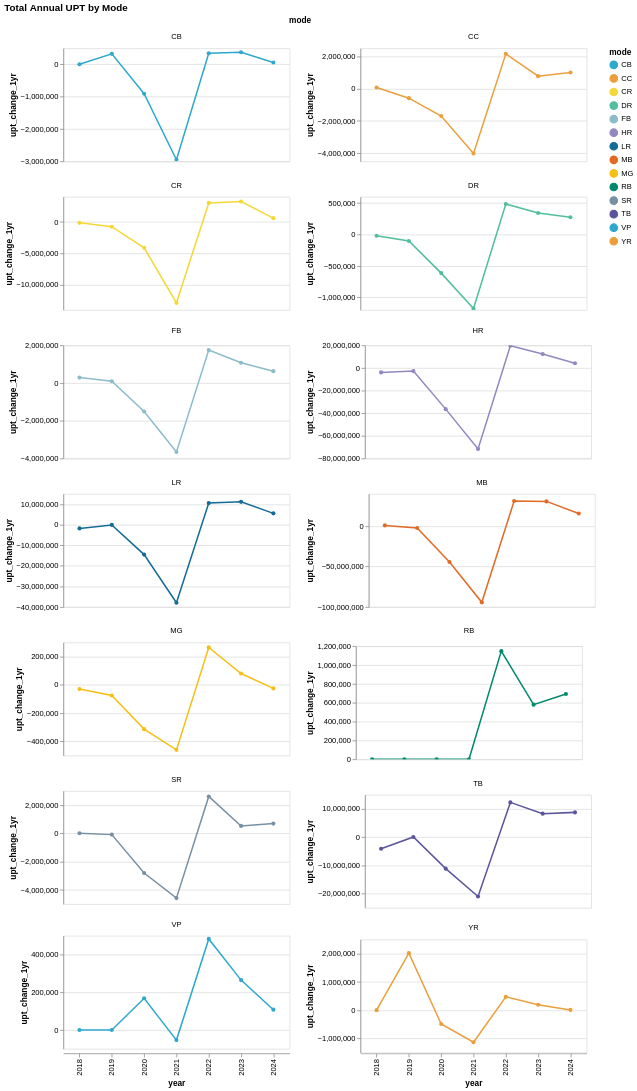

Notebook cell for this chart:
### Markdown cell above
## Transit Mode

still need to use mode_full_name

### Code cell
make_base_chart(
    by_mode_long2,
    x_col = "year:O",
    y_col="upt_change_1yr",
    color_col = "mode",
    tooltip_cols=["year", "upt_change_1yr", "mode", "rtpa_name"],
).mark_line(point=True).facet(
    "mode", columns=2, title=""
).resolve_scale(y="independent").properties(title="Total Annual UPT by Mode")

### Figure 1 — Vega specification as saved in the notebook (floating-point values rounded to 4 significant figures)
{"$schema": "https://vega.github.io/schema/vega/v6.json", "data": [{"name": "param_1e9efca18e7a2868_store"}, {"name": "source_0", "values": [{"mode": "CB", "year": 2018, "rtpa_name": "Metropolitan Transportation Commission", "upt": 3994122, "upt_prior_year": 3987964, "upt_change_1yr": 6158, "pct_change_1_yr": 0.15}, {"mode": "CC", "year": 2018, "rtpa_name": "Metropolitan Transportation Commission", "upt": 6292346, "upt_prior_year": 6224072, "upt_change_1yr": 68274, "pct_change_1_yr": 1.1}, {"mode": "CR", "year": 2018, "rtpa_name": "Metropolitan Transportation Commission", "upt": 19140909, "upt_prior_year": 18648850, "upt_change_1yr": -143970, "pct_change_1_yr": 2.64}, {"mode": "DR", "year": 2018, "rtpa_name": "Metropolitan Transportation Commission", "upt": 2914104, "upt_prior_year": 2934337, "upt_change_1yr": -20233, "pct_change_1_yr": -0.69}, {"mode": "FB", "year": 2018, "rtpa_name": "Metropolitan Transportation Commission", "upt": 5422537, "upt_prior_year": 5132488, "upt_change_1yr": 290049, "pct_change_1_yr": 5.65}, {"mode": "HR", "year": 2018, "rtpa_name": "Metropolitan Transportation Commission", "upt": 127874512, "upt_prior_year": 131810212, "upt_change_1yr": -3935700, "pct_change_1_yr": -2.99}, {"mode": "LR", "year": 2018, "rtpa_name": "Metropolitan Transportation Commission", "upt": 58340687, "upt_prior_year": 60125250, "upt_change_1yr": -1784563, "pct_change_1_yr": -2.97}, {"mode": "MB", "year": 2018, "rtpa_name": "Metropolitan Transportation Commission", "upt": 221977317, "upt_prior_year": 221000044, "upt_change_1yr": 977273, "pct_change_1_yr": 0.44}, {"mode": "MG", "year": 2018, "rtpa_name": "Metropolitan Transportation Commission", "upt": 962251, "upt_prior_year": 991854, "upt_change_1yr": -29603, "pct_change_1_yr": -2.98}, {"mode": "RB", "year": 2018, "rtpa_name": "Metropolitan Transportation Commission", "upt": 0, "upt_prior_year": 0, "upt_change_1yr": 0, "pct_change_1_yr": null}, {"mode": "SR", "year": 2018, "rtpa_name": "Metropolitan Transportation Commission", "upt": 7475775, "upt_prior_year": 7471854, "upt_change_1yr": 3921, "pct_change_1_yr": 0.05}, {"mode": "TB", "year": 2018, "rtpa_name": "Metropolitan Transportation Commission", "upt": 49199803, "upt_prior_year": 53301250, "upt_change_1yr": -4101447, "pct_change_1_yr": -7.69}, {"mode": "VP", "year": 2018, "rtpa_name": "Metropolitan Transportation Commission", "upt": 0, "upt_prior_year": 0, "upt_change_1yr": 0, "pct_change_1_yr": null}, {"mode": "YR", "year": 2018, "rtpa_name": "Metropolitan Transportation Commission", "upt": 207580, "upt_prior_year": 0, "upt_change_1yr": 0, "pct_change_1_yr": null}, {"mode": "CB", "year": 2019, "rtpa_name": "Metropolitan Transportation Commission", "upt": 4321725, "upt_prior_year": 3994122, "upt_change_1yr": 327603, "pct_change_1_yr": 8.2}, {"mode": "CC", "year": 2019, "rtpa_name": "Metropolitan Transportation Commission", "upt": 5703705, "upt_prior_year": 6292346, "upt_change_1yr": -588641, "pct_change_1_yr": -9.35}, {"mode": "CR", "year": 2019, "rtpa_name": "Metropolitan Transportation Commission", "upt": 18379620, "upt_prior_year": 19140909, "upt_change_1yr": -761289, "pct_change_1_yr": -3.98}, {"mode": "DR", "year": 2019, "rtpa_name": "Metropolitan Transportation Commission", "upt": 2873547, "upt_prior_year": 2914104, "upt_change_1yr": -103826, "pct_change_1_yr": -1.39}, {"mode": "FB", "year": 2019, "rtpa_name": "Metropolitan Transportation Commission", "upt": 5519080, "upt_prior_year": 5422537, "upt_change_1yr": 96543, "pct_change_1_yr": 1.78}, {"mode": "HR", "year": 2019, "rtpa_name": "Metropolitan Transportation Commission", "upt": 125105460, "upt_prior_year": 127874512, "upt_change_1yr": -2769052, "pct_change_1_yr": -2.17}, {"mode": "LR", "year": 2019, "rtpa_name": "Metropolitan Transportation Commission", "upt": 58233666, "upt_prior_year": 58340687, "upt_change_1yr": -107021, "pct_change_1_yr": -0.18}, {"mode": "MB", "year": 2019, "rtpa_name": "Metropolitan Transportation Commission", "upt": 219670609, "upt_prior_year": 221977317, "upt_change_1yr": -2315604, "pct_change_1_yr": -1.04}, {"mode": "MG", "year": 2019, "rtpa_name": "Metropolitan Transportation Commission", "upt": 886515, "upt_prior_year": 962251, "upt_change_1yr": -75736, "pct_change_1_yr": -7.87}, {"mode": "RB", "year": 2019, "rtpa_name": "Metropolitan Transportation Commission", "upt": 0, "upt_prior_year": 0, "upt_change_1yr": 0, "pct_change_1_yr": null}, {"mode": "SR", "year": 2019, "rtpa_name": "Metropolitan Transportation Commission", "upt": 7386518, "upt_prior_year": 7475775, "upt_change_1yr": -89257, "pct_change_1_yr": -1.19}, {"mode": "TB", "year": 2019, "rtpa_name": "Metropolitan Transportation Commission", "upt": 49247910, "upt_prior_year": 49199803, "upt_change_1yr": 48107, "pct_change_1_yr": 0.1}, {"mode": "VP", "year": 2019, "rtpa_name": "Metropolitan Transportation Commission", "upt": 251570, "upt_prior_year": 0, "upt_change_1yr": 0, "pct_change_1_yr": null}, {"mode": "YR", "year": 2019, "rtpa_name": "Metropolitan Transportation Commission", "upt": 2225056, "upt_prior_year": 207580, "upt_change_1yr": 2017476, "pct_change_1_yr": 971.9}, {"mode": "CB", "year": 2020, "rtpa_name": "Metropolitan Transportation Commission", "upt": 3415121, "upt_prior_year": 4321725, "upt_change_1yr": -906604, "pct_change_1_yr": -20.98}, {"mode": "CC", "year": 2020, "rtpa_name": "Metropolitan Transportation Commission", "upt": 4012470, "upt_prior_year": 5703705, "upt_change_1yr": -1691235, "pct_change_1_yr": -29.65}, {"mode": "CR", "year": 2020, "rtpa_name": "Metropolitan Transportation Commission", "upt": 14259819, "upt_prior_year": 18379620, "upt_change_1yr": -4119801, "pct_change_1_yr": -22.42}, {"mode": "DR", "year": 2020, "rtpa_name": "Metropolitan Transportation Commission", "upt": 2258863, "upt_prior_year": 2873547, "upt_change_1yr": -614785, "pct_change_1_yr": -21.39}, {"mode": "FB", "year": 2020, "rtpa_name": "Metropolitan Transportation Commission", "upt": 4011364, "upt_prior_year": 5519080, "upt_change_1yr": -1507716, "pct_change_1_yr": -27.32}, {"mode": "HR", "year": 2020, "rtpa_name": "Metropolitan Transportation Commission", "upt": 88698878, "upt_prior_year": 125105460, "upt_change_1yr": -36406582, "pct_change_1_yr": -29.1}, {"mode": "LR", "year": 2020, "rtpa_name": "Metropolitan Transportation Commission", "upt": 43700994, "upt_prior_year": 58233666, "upt_change_1yr": -14532672, "pct_change_1_yr": -24.96}, {"mode": "MB", "year": 2020, "rtpa_name": "Metropolitan Transportation Commission", "upt": 175385728, "upt_prior_year": 219670609, "upt_change_1yr": -44284881, "pct_change_1_yr": -20.16}, {"mode": "MG", "year": 2020, "rtpa_name": "Metropolitan Transportation Commission", "upt": 573123, "upt_prior_year": 886515, "upt_change_1yr": -313392, "pct_change_1_yr": -35.35}, {"mode": "RB", "year": 2020, "rtpa_name": "Metropolitan Transportation Commission", "upt": 0, "upt_prior_year": 0, "upt_change_1yr": 0, "pct_change_1_yr": null}, {"mode": "SR", "year": 2020, "rtpa_name": "Metropolitan Transportation Commission", "upt": 4580227, "upt_prior_year": 7386518, "upt_change_1yr": -2806291, "pct_change_1_yr": -37.99}, {"mode": "TB", "year": 2020, "rtpa_name": "Metropolitan Transportation Commission", "upt": 38098301, "upt_prior_year": 49247910, "upt_change_1yr": -11149609, "pct_change_1_yr": -22.64}, {"mode": "VP", "year": 2020, "rtpa_name": "Metropolitan Transportation Commission", "upt": 419614, "upt_prior_year": 251570, "upt_change_1yr": 168044, "pct_change_1_yr": 66.8}, {"mode": "YR", "year": 2020, "rtpa_name": "Metropolitan Transportation Commission", "upt": 1734970, "upt_prior_year": 2225056, "upt_change_1yr": -490086, "pct_change_1_yr": -22.03}, {"mode": "CB", "year": 2021, "rtpa_name": "Metropolitan Transportation Commission", "upt": 464816, "upt_prior_year": 3415121, "upt_change_1yr": -2950305, "pct_change_1_yr": -86.39}, {"mode": "CC", "year": 2021, "rtpa_name": "Metropolitan Transportation Commission", "upt": 0, "upt_prior_year": 4012470, "upt_change_1yr": -4012470, "pct_change_1_yr": -100.0}, {"mode": "CR", "year": 2021, "rtpa_name": "Metropolitan Transportation Commission", "upt": 1385933, "upt_prior_year": 14259819, "upt_change_1yr": -12873886, "pct_change_1_yr": -90.28}, {"mode": "DR", "year": 2021, "rtpa_name": "Metropolitan Transportation Commission", "upt": 997032, "upt_prior_year": 2258863, "upt_change_1yr": -1179035, "pct_change_1_yr": -55.86}, {"mode": "FB", "year": 2021, "rtpa_name": "Metropolitan Transportation Commission", "upt": 354359, "upt_prior_year": 4011364, "upt_change_1yr": -3657005, "pct_change_1_yr": -91.17}, {"mode": "HR", "year": 2021, "rtpa_name": "Metropolitan Transportation Commission", "upt": 17125273, "upt_prior_year": 88698878, "upt_change_1yr": -71573605, "pct_change_1_yr": -80.69}, {"mode": "LR", "year": 2021, "rtpa_name": "Metropolitan Transportation Commission", "upt": 5764048, "upt_prior_year": 43700994, "upt_change_1yr": -37936946, "pct_change_1_yr": -86.81}, {"mode": "MB", "year": 2021, "rtpa_name": "Metropolitan Transportation Commission", "upt": 80746912, "upt_prior_year": 175385728, "upt_change_1yr": -94263628, "pct_change_1_yr": -53.96}, {"mode": "MG", "year": 2021, "rtpa_name": "Metropolitan Transportation Commission", "upt": 112981, "upt_prior_year": 573123, "upt_change_1yr": -460142, "pct_change_1_yr": -80.29}, {"mode": "RB", "year": 2021, "rtpa_name": "Metropolitan Transportation Commission", "upt": 2379425, "upt_prior_year": 0, "upt_change_1yr": 0, "pct_change_1_yr": null}, {"mode": "SR", "year": 2021, "rtpa_name": "Metropolitan Transportation Commission", "upt": 0, "upt_prior_year": 4580227, "upt_change_1yr": -4580227, "pct_change_1_yr": -100.0}, {"mode": "TB", "year": 2021, "rtpa_name": "Metropolitan Transportation Commission", "upt": 17107393, "upt_prior_year": 38098301, "upt_change_1yr": -20990908, "pct_change_1_yr": -55.1}, {"mode": "VP", "year": 2021, "rtpa_name": "Metropolitan Transportation Commission", "upt": 365827, "upt_prior_year": 419614, "upt_change_1yr": -53787, "pct_change_1_yr": -12.82}, {"mode": "YR", "year": 2021, "rtpa_name": "Metropolitan Transportation Commission", "upt": 601424, "upt_prior_year": 1734970, "upt_change_1yr": -1133546, "pct_change_1_yr": -65.34}, {"mode": "CB", "year": 2022, "rtpa_name": "Metropolitan Transportation Commission", "upt": 810285, "upt_prior_year": 464816, "upt_change_1yr": 345469, "pct_change_1_yr": 74.32}, {"mode": "CC", "year": 2022, "rtpa_name": "Metropolitan Transportation Commission", "upt": 2154157, "upt_prior_year": 0, "upt_change_1yr": 2154157, "pct_change_1_yr": null}, {"mode": "CR", "year": 2022, "rtpa_name": "Metropolitan Transportation Commission", "upt": 4409157, "upt_prior_year": 1385933, "upt_change_1yr": 3023224, "pct_change_1_yr": 218.1}, {"mode": "DR", "year": 2022, "rtpa_name": "Metropolitan Transportation Commission", "upt": 1467828, "upt_prior_year": 997032, "upt_change_1yr": 485756, "pct_change_1_yr": 47.22}, {"mode": "FB", "year": 2022, "rtpa_name": "Metropolitan Transportation Commission", "upt": 2102905, "upt_prior_year": 354359, "upt_change_1yr": 1748546, "pct_change_1_yr": 493.4}, {"mode": "HR", "year": 2022, "rtpa_name": "Metropolitan Transportation Commission", "upt": 36774619, "upt_prior_year": 17125273, "upt_change_1yr": 19649346, "pct_change_1_yr": 114.7}, {"mode": "LR", "year": 2022, "rtpa_name": "Metropolitan Transportation Commission", "upt": 16294143, "upt_prior_year": 5764048, "upt_change_1yr": 10530095, "pct_change_1_yr": 182.7}, {"mode": "MB", "year": 2022, "rtpa_name": "Metropolitan Transportation Commission", "upt": 111981469, "upt_prior_year": 80746912, "upt_change_1yr": 31234557, "pct_change_1_yr": 38.68}, {"mode": "MG", "year": 2022, "rtpa_name": "Metropolitan Transportation Commission", "upt": 377608, "upt_prior_year": 112981, "upt_change_1yr": 264627, "pct_change_1_yr": 234.2}, {"mode": "RB", "year": 2022, "rtpa_name": "Metropolitan Transportation Commission", "upt": 3526675, "upt_prior_year": 2379425, "upt_change_1yr": 1147250, "pct_change_1_yr": 48.22}, {"mode": "SR", "year": 2022, "rtpa_name": "Metropolitan Transportation Commission", "upt": 2611080, "upt_prior_year": 0, "upt_change_1yr": 2611080, "pct_change_1_yr": null}, {"mode": "TB", "year": 2022, "rtpa_name": "Metropolitan Transportation Commission", "upt": 29389681, "upt_prior_year": 17107393, "upt_change_1yr": 12282288, "pct_change_1_yr": 71.8}, {"mode": "VP", "year": 2022, "rtpa_name": "Metropolitan Transportation Commission", "upt": 848736, "upt_prior_year": 365827, "upt_change_1yr": 482909, "pct_change_1_yr": 132.0}, {"mode": "YR", "year": 2022, "rtpa_name": "Metropolitan Transportation Commission", "upt": 1071845, "upt_prior_year": 601424, "upt_change_1yr": 470421, "pct_change_1_yr": 78.22}, {"mode": "CB", "year": 2023, "rtpa_name": "Metropolitan Transportation Commission", "upt": 1184919, "upt_prior_year": 810285, "upt_change_1yr": 374634, "pct_change_1_yr": 46.23}, {"mode": "CC", "year": 2023, "rtpa_name": "Metropolitan Transportation Commission", "upt": 2926495, "upt_prior_year": 2154157, "upt_change_1yr": 772338, "pct_change_1_yr": 35.85}, {"mode": "CR", "year": 2023, "rtpa_name": "Metropolitan Transportation Commission", "upt": 7652215, "upt_prior_year": 4409157, "upt_change_1yr": 3243058, "pct_change_1_yr": 73.55}, {"mode": "DR", "year": 2023, "rtpa_name": "Metropolitan Transportation Commission", "upt": 1809600, "upt_prior_year": 1467828, "upt_change_1yr": 341772, "pct_change_1_yr": 23.28}, {"mode": "FB", "year": 2023, "rtpa_name": "Metropolitan Transportation Commission", "upt": 3180328, "upt_prior_year": 2102905, "upt_change_1yr": 1077423, "pct_change_1_yr": 51.23}, {"mode": "HR", "year": 2023, "rtpa_name": "Metropolitan Transportation Commission", "upt": 49043322, "upt_prior_year": 36774619, "upt_change_1yr": 12268703, "pct_change_1_yr": 33.36}, {"mode": "LR", "year": 2023, "rtpa_name": "Metropolitan Transportation Commission", "upt": 27429117, "upt_prior_year": 16294143, "upt_change_1yr": 11134974, "pct_change_1_yr": 68.34}, {"mode": "MB", "year": 2023, "rtpa_name": "Metropolitan Transportation Commission", "upt": 142687321, "upt_prior_year": 111981469, "upt_change_1yr": 30705852, "pct_change_1_yr": 27.42}, {"mode": "MG", "year": 2023, "rtpa_name": "Metropolitan Transportation Commission", "upt": 457366, "upt_prior_year": 377608, "upt_change_1yr": 79758, "pct_change_1_yr": 21.12}, {"mode": "RB", "year": 2023, "rtpa_name": "Metropolitan Transportation Commission", "upt": 4106130, "upt_prior_year": 3526675, "upt_change_1yr": 579455, "pct_change_1_yr": 16.43}, {"mode": "SR", "year": 2023, "rtpa_name": "Metropolitan Transportation Commission", "upt": 3136144, "upt_prior_year": 2611080, "upt_change_1yr": 525064, "pct_change_1_yr": 20.11}, {"mode": "TB", "year": 2023, "rtpa_name": "Metropolitan Transportation Commission", "upt": 37694490, "upt_prior_year": 29389681, "upt_change_1yr": 8304809, "pct_change_1_yr": 28.26}, {"mode": "VP", "year": 2023, "rtpa_name": "Metropolitan Transportation Commission", "upt": 1113315, "upt_prior_year": 848736, "upt_change_1yr": 264579, "pct_change_1_yr": 31.17}, {"mode": "YR", "year": 2023, "rtpa_name": "Metropolitan Transportation Commission", "upt": 1263714, "upt_prior_year": 1071845, "upt_change_1yr": 191869, "pct_change_1_yr": 17.9}, {"mode": "CB", "year": 2024, "rtpa_name": "Metropolitan Transportation Commission", "upt": 1235412, "upt_prior_year": 1184919, "upt_change_1yr": 57646, "pct_change_1_yr": 4.26}, {"mode": "CC", "year": 2024, "rtpa_name": "Metropolitan Transportation Commission", "upt": 3925803, "upt_prior_year": 2926495, "upt_change_1yr": 999308, "pct_change_1_yr": 34.15}, {"mode": "CR", "year": 2024, "rtpa_name": "Metropolitan Transportation Commission", "upt": 8255275, "upt_prior_year": 7652215, "upt_change_1yr": 603060, "pct_change_1_yr": 7.88}, {"mode": "DR", "year": 2024, "rtpa_name": "Metropolitan Transportation Commission", "upt": 2088194, "upt_prior_year": 1809600, "upt_change_1yr": 275042, "pct_change_1_yr": 15.4}, {"mode": "FB", "year": 2024, "rtpa_name": "Metropolitan Transportation Commission", "upt": 3809735, "upt_prior_year": 3180328, "upt_change_1yr": 629407, "pct_change_1_yr": 19.79}, {"mode": "HR", "year": 2024, "rtpa_name": "Metropolitan Transportation Commission", "upt": 53222212, "upt_prior_year": 49043322, "upt_change_1yr": 4178890, "pct_change_1_yr": 8.52}, {"mode": "LR", "year": 2024, "rtpa_name": "Metropolitan Transportation Commission", "upt": 32953692, "upt_prior_year": 27429117, "upt_change_1yr": 5524575, "pct_change_1_yr": 20.14}, {"mode": "MB", "year": 2024, "rtpa_name": "Metropolitan Transportation Commission", "upt": 158376484, "upt_prior_year": 142687321, "upt_change_1yr": 15690966, "pct_change_1_yr": 11.0}, {"mode": "MG", "year": 2024, "rtpa_name": "Metropolitan Transportation Commission", "upt": 432021, "upt_prior_year": 457366, "upt_change_1yr": -25345, "pct_change_1_yr": -5.54}, {"mode": "RB", "year": 2024, "rtpa_name": "Metropolitan Transportation Commission", "upt": 4798970, "upt_prior_year": 4106130, "upt_change_1yr": 692840, "pct_change_1_yr": 16.87}, {"mode": "SR", "year": 2024, "rtpa_name": "Metropolitan Transportation Commission", "upt": 3828113, "upt_prior_year": 3136144, "upt_change_1yr": 691969, "pct_change_1_yr": 22.06}, {"mode": "TB", "year": 2024, "rtpa_name": "Metropolitan Transportation Commission", "upt": 46447945, "upt_prior_year": 37694490, "upt_change_1yr": 8753455, "pct_change_1_yr": 23.22}, {"mode": "VP", "year": 2024, "rtpa_name": "Metropolitan Transportation Commission", "upt": 1220897, "upt_prior_year": 1113315, "upt_change_1yr": 107582, "pct_change_1_yr": 9.66}, {"mode": "YR", "year": 2024, "rtpa_name": "Metropolitan Transportation Commission", "upt": 1273133, "upt_prior_year": 1263714, "upt_change_1yr": 9419, "pct_change_1_yr": 0.75}]}, {"name": "facet_domain", "values": [{"mode": "CB", "count": 7}, {"mode": "CC", "count": 7}, {"mode": "CR", "count": 7}, {"mode": "DR", "count": 7}, {"mode": "FB", "count": 7}, {"mode": "HR", "count": 7}, {"mode": "LR", "count": 7}, {"mode": "MB", "count": 7}, {"mode": "MG", "count": 7}, {"mode": "RB", "count": 7}, {"mode": "SR", "count": 7}, {"mode": "TB", "count": 7}, {"mode": "VP", "count": 7}, {"mode": "YR", "count": 7}]}, {"name": "facet_domain_column", "transform": [{"type": "sequence", "start": 0.0, "stop": {"signal": "min(length(data(\"facet_domain\")), 2)"}}]}, {"name": "data_2"}, {"name": "source_0_x_domain_year_0", "values": [{"year": 2018}, {"year": 2019}, {"year": 2020}, {"year": 2021}, {"year": 2022}, {"year": 2023}, {"year": 2024}]}, {"name": "data_2_x_domain_year_1", "values": [{"year": 2018}, {"year": 2019}, {"year": 2020}, {"year": 2021}, {"year": 2022}, {"year": 2023}, {"year": 2024}]}, {"name": "source_0_color_domain_mode_0", "values": [{"mode": "CB"}, {"mode": "CC"}, {"mode": "CR"}, {"mode": "DR"}, {"mode": "FB"}, {"mode": "HR"}, {"mode": "LR"}, {"mode": "MB"}, {"mode": "MG"}, {"mode": "RB"}, {"mode": "SR"}, {"mode": "TB"}, {"mode": "VP"}, {"mode": "YR"}]}, {"name": "data_2_color_domain_mode_1", "values": [{"mode": "CB"}, {"mode": "CC"}, {"mode": "CR"}, {"mode": "DR"}, {"mode": "FB"}, {"mode": "HR"}, {"mode": "LR"}, {"mode": "MB"}, {"mode": "MG"}, {"mode": "RB"}, {"mode": "SR"}, {"mode": "TB"}, {"mode": "VP"}, {"mode": "YR"}]}], "signals": [{"name": "child_width", "value": 300}, {"name": "child_height", "value": 150}, {"name": "unit", "value": {}, "on": [{"events": "pointermove", "update": "isTuple(group()) ? group() : unit"}]}, {"name": "param_1e9efca18e7a2868", "update": "{\"upt_change_1yr\": param_1e9efca18e7a2868_upt_change_1yr}"}, {"name": "param_1e9efca18e7a2868_upt_change_1yr"}], "marks": [{"type": "group", "name": "facet-title", "title": {"text": "mode", "style": "guide-title", "offset": 10}, "role": "column-title"}, {"type": "group", "name": "column_footer", "from": {"data": "facet_domain_column"}, "encode": {"update": {"width": {"signal": "child_width"}}}, "axes": [{"scale": "x", "grid": false, "labelAlign": "right", "labelAngle": 270, "labelBaseline": "middle", "title": "year", "zindex": 0, "orient": "bottom"}], "role": "column-footer"}, {"type": "group", "name": "cell", "from": {"facet": {"data": "source_0", "name": "facet", "groupby": ["mode"]}}, "sort": {"field": ["datum[\"mode\"]"], "order": ["ascending"]}, "encode": {"update": {"height": {"signal": "child_height"}, "width": {"signal": "child_width"}}}, "data": [{"name": "data_0", "source": "facet", "transform": [{"type": "filter", "expr": "isValid(datum[\"upt_change_1yr\"]) && isFinite(+datum[\"upt_change_1yr\"])"}, {"type": "project", "fields": ["mode", "rtpa_name", "upt_change_1yr", "year"]}]}], "signals": [{"name": "facet", "value": {}, "on": [{"events": [{"source": "scope", "type": "pointermove"}], "update": "isTuple(facet) ? facet : group(\"cell\").datum"}]}, {"name": "param_1e9efca18e7a2868_year", "on": [{"events": [{"source": "view", "type": "dblclick"}], "update": "null"}, {"events": {"signal": "param_1e9efca18e7a2868_translate_delta"}, "update": "panLinear(param_1e9efca18e7a2868_translate_anchor.extent_x, -param_1e9efca18e7a2868_translate_delta.x / child_width)"}, {"events": {"signal": "param_1e9efca18e7a2868_zoom_delta"}, "update": "zoomLinear(domain(\"x\"), param_1e9efca18e7a2868_zoom_anchor.x, param_1e9efca18e7a2868_zoom_delta)"}]}, {"name": "param_1e9efca18e7a2868_upt_change_1yr", "on": [{"events": [{"source": "view", "type": "dblclick"}], "update": "null"}, {"events": {"signal": "param_1e9efca18e7a2868_translate_delta"}, "update": "panLinear(param_1e9efca18e7a2868_translate_anchor.extent_y, param_1e9efca18e7a2868_translate_delta.y / child_height)"}, {"events": {"signal": "param_1e9efca18e7a2868_zoom_delta"}, "update": "zoomLinear(domain(\"child_y\"), param_1e9efca18e7a2868_zoom_anchor.y, param_1e9efca18e7a2868_zoom_delta)"}], "push": "outer"}, {"name": "param_1e9efca18e7a2868_tuple", "on": [{"events": [{"signal": "param_1e9efca18e7a2868_year || param_1e9efca18e7a2868_upt_change_1yr"}], "update": "param_1e9efca18e7a2868_year && param_1e9efca18e7a2868_upt_change_1yr ? {unit: \"view_50a48e976341e984_0\" + '__facet_facet_' + (facet[\"mode\"]), fields: param_1e9efca18e7a2868_tuple_fields, values: [param_1e9efca18e7a2868_year,param_1e9efca18e7a2868_upt_change_1yr]} : null"}]}, {"name": "param_1e9efca18e7a2868_tuple_fields", "value": [{"field": "year", "channel": "x", "type": "E"}, {"field": "upt_change_1yr", "channel": "y", "type": "R"}]}, {"name": "param_1e9efca18e7a2868_translate_anchor", "value": {}, "on": [{"events": [{"source": "scope", "type": "pointerdown"}], "update": "{x: x(unit), y: y(unit), extent_x: domain(\"x\"), extent_y: domain(\"child_y\")}"}]}, {"name": "param_1e9efca18e7a2868_translate_delta", "value": {}, "on": [{"events": [{"source": "window", "between": [{"source": "scope", "type": "pointerdown"}, {"source": "window", "type": "pointerup"}], "type": "pointermove", "consume": true}], "update": "{x: param_1e9efca18e7a2868_translate_anchor.x - x(unit), y: param_1e9efca18e7a2868_translate_anchor.y - y(unit)}"}]}, {"name": "param_1e9efca18e7a2868_zoom_anchor", "on": [{"events": [{"source": "scope", "type": "wheel", "consume": true}], "update": "{x: invert(\"x\", x(unit)), y: invert(\"child_y\", y(unit))}"}]}, {"name": "param_1e9efca18e7a2868_zoom_delta", "on": [{"events": [{"source": "scope", "type": "wheel", "consume": true}], "update": "pow(1.001, event.deltaY * pow(16, event.deltaMode))", "force": true}]}, {"name": "param_1e9efca18e7a2868_modify", "on": [{"events": {"signal": "param_1e9efca18e7a2868_tuple"}, "update": "modify(\"param_1e9efca18e7a2868_store\", param_1e9efca18e7a2868_tuple, true)"}]}], "marks": [{"type": "group", "name": "view_50a48e976341e984_0_pathgroup", "from": {"facet": {"data": "facet", "name": "faceted_path_view_50a48e976341e984_0_main", "groupby": ["mode"]}}, "encode": {"update": {"width": {"field": {"signal": null, "datum": null, "group": "width", "parent": null}}, "height": {"field": {"signal": null, "datum": null, "group": "height", "parent": null}}}}, "marks": [{"type": "line", "name": "view_50a48e976341e984_0_marks", "from": {"data": "faceted_path_view_50a48e976341e984_0_main"}, "sort": {"field": "x"}, "encode": {"update": {"x": {"field": "year", "scale": "x"}, "y": {"field": "upt_change_1yr", "scale": "child_y"}, "defined": {"signal": "isValid(datum[\"upt_change_1yr\"]) && isFinite(+datum[\"upt_change_1yr\"])"}, "stroke": {"field": "mode", "scale": "color"}, "tooltip": {"signal": "{\"year\": format(datum[\"year\"], \"\"), \"upt_change_1yr\": format(datum[\"upt_change_1yr\"], \"\"), \"mode\": isValid(datum[\"mode\"]) ? isArray(datum[\"mode\"]) ? join(datum[\"mode\"], '\\n') : datum[\"mode\"] : \"\"+datum[\"mode\"], \"rtpa_name\": isValid(datum[\"rtpa_name\"]) ? isArray(datum[\"rtpa_name\"]) ? join(datum[\"rtpa_name\"], '\\n') : datum[\"rtpa_name\"] : \"\"+datum[\"rtpa_name\"]}"}}}, "style": ["line"], "interactive": true, "clip": true}]}, {"type": "symbol", "name": "child_layer_1_marks", "from": {"data": "data_0"}, "encode": {"update": {"x": {"field": "year", "scale": "x"}, "opacity": {"value": 1}, "y": {"field": "upt_change_1yr", "scale": "child_y"}, "tooltip": {"signal": "{\"year\": format(datum[\"year\"], \"\"), \"upt_change_1yr\": format(datum[\"upt_change_1yr\"], \"\"), \"mode\": isValid(datum[\"mode\"]) ? isArray(datum[\"mode\"]) ? join(datum[\"mode\"], '\\n') : datum[\"mode\"] : \"\"+datum[\"mode\"], \"rtpa_name\": isValid(datum[\"rtpa_name\"]) ? isArray(datum[\"rtpa_name\"]) ? join(datum[\"rtpa_name\"], '\\n') : datum[\"rtpa_name\"] : \"\"+datum[\"rtpa_name\"]}"}, "fill": {"field": "mode", "scale": "color"}}}, "style": ["point"], "interactive": true, "clip": true}], "scales": [{"name": "child_y", "type": "linear", "domain": {"fields": [{"data": "facet", "field": "upt_change_1yr"}, {"data": "data_0", "field": "upt_change_1yr"}]}, "range": [{"signal": "child_height"}, 0], "nice": true, "domainRaw": {"signal": "param_1e9efca18e7a2868[\"upt_change_1yr\"]"}, "zero": true}], "axes": [{"scale": "child_y", "gridScale": "x", "domain": false, "ticks": false, "labels": false, "zindex": 0, "grid": true, "orient": "left", "aria": false, "maxExtent": 0, "minExtent": 0, "tickCount": {"signal": "ceil(child_height/40)"}}, {"scale": "child_y", "zindex": 0, "title": "upt_change_1yr", "orient": "left", "grid": false, "labelOverlap": true, "tickCount": {"signal": "ceil(child_height/40)"}}], "title": {"text": {"signal": "isValid(parent[\"mode\"]) ? parent[\"mode\"] : \"\"+parent[\"mode\"]"}, "style": "guide-label", "frame": "group", "offset": 10}, "style": "cell"}], "scales": [{"name": "x", "type": "point", "domain": {"fields": [{"data": "source_0_x_domain_year_0", "field": "year"}, {"data": "data_2_x_domain_year_1", "field": "year"}], "sort": true}, "range": [0, {"signal": "child_width"}], "padding": 0.5}, {"name": "color", "type": "ordinal", "domain": {"fields": [{"data": "source_0_color_domain_mode_0", "field": "mode"}, {"data": "data_2_color_domain_mode_1", "field": "mode"}], "sort": true}, "range": ["#2EA8CE", "#EB9F3C", "#F4D837", "#51BF9D", "#8CBCCB", "#9487C0", "#136C97", "#E16B26", "#F6BF16", "#00896B", "#7790A3", "#5B559C"]}], "title": {"text": "Total Annual UPT by Mode", "anchor": "start"}, "background": "white", "padding": 5, "legends": [{"stroke": "color", "symbolType": "circle", "title": "mode", "fill": "color", "encode": {"symbols": {"update": {"opacity": {"value": 1}}}}}], "layout": {"padding": 20, "bounds": "full", "align": "none", "columns": 2}}
